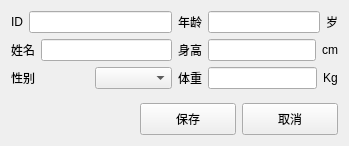
<?xml version="1.0" encoding="UTF-8"?>
<ui version="4.0">
 <class>SubjWidget</class>
 <widget class="QWidget" name="SubjWidget">
  <property name="geometry">
   <rect>
    <x>0</x>
    <y>0</y>
    <width>349</width>
    <height>146</height>
   </rect>
  </property>
  <property name="windowTitle">
   <string>主题</string>
  </property>
  <layout class="QVBoxLayout" name="verticalLayout_3">
   <item>
    <layout class="QHBoxLayout" name="horizontalLayout_8">
     <item>
      <layout class="QVBoxLayout" name="verticalLayout">
       <item>
        <layout class="QHBoxLayout" name="horizontalLayout">
         <item>
          <widget class="QLabel" name="_idLabel">
           <property name="minimumSize">
            <size>
             <width>0</width>
             <height>0</height>
            </size>
           </property>
           <property name="maximumSize">
            <size>
             <width>16777215</width>
             <height>16777215</height>
            </size>
           </property>
           <property name="text">
            <string>ID</string>
           </property>
          </widget>
         </item>
         <item>
          <widget class="QLineEdit" name="_idLineEdit"/>
         </item>
        </layout>
       </item>
       <item>
        <layout class="QHBoxLayout" name="horizontalLayout_2">
         <item>
          <widget class="QLabel" name="_nameLabel">
           <property name="minimumSize">
            <size>
             <width>0</width>
             <height>0</height>
            </size>
           </property>
           <property name="maximumSize">
            <size>
             <width>16777215</width>
             <height>16777215</height>
            </size>
           </property>
           <property name="text">
            <string>姓名</string>
           </property>
          </widget>
         </item>
         <item>
          <widget class="QLineEdit" name="_nameLineEdit"/>
         </item>
        </layout>
       </item>
       <item>
        <layout class="QHBoxLayout" name="horizontalLayout_3">
         <item>
          <widget class="QLabel" name="_sexLabel">
           <property name="minimumSize">
            <size>
             <width>0</width>
             <height>0</height>
            </size>
           </property>
           <property name="maximumSize">
            <size>
             <width>16777215</width>
             <height>16777215</height>
            </size>
           </property>
           <property name="text">
            <string>性别</string>
           </property>
          </widget>
         </item>
         <item>
          <widget class="QComboBox" name="_sexComboBox">
           <property name="minimumSize">
            <size>
             <width>0</width>
             <height>0</height>
            </size>
           </property>
          </widget>
         </item>
        </layout>
       </item>
      </layout>
     </item>
     <item>
      <layout class="QVBoxLayout" name="verticalLayout_2">
       <item>
        <layout class="QHBoxLayout" name="horizontalLayout_4">
         <item>
          <widget class="QLabel" name="_ageLabel">
           <property name="text">
            <string>年龄</string>
           </property>
          </widget>
         </item>
         <item>
          <widget class="QLineEdit" name="_ageLineEdit"/>
         </item>
         <item>
          <widget class="QLabel" name="_yearLabel">
           <property name="text">
            <string>岁</string>
           </property>
          </widget>
         </item>
        </layout>
       </item>
       <item>
        <layout class="QHBoxLayout" name="horizontalLayout_5">
         <item>
          <widget class="QLabel" name="_heightLabel">
           <property name="text">
            <string>身高</string>
           </property>
          </widget>
         </item>
         <item>
          <widget class="QLineEdit" name="_heightLineEdit"/>
         </item>
         <item>
          <widget class="QLabel" name="_cmLabel">
           <property name="text">
            <string>cm</string>
           </property>
          </widget>
         </item>
        </layout>
       </item>
       <item>
        <layout class="QHBoxLayout" name="horizontalLayout_6">
         <item>
          <widget class="QLabel" name="_weightLabel">
           <property name="text">
            <string>体重</string>
           </property>
          </widget>
         </item>
         <item>
          <widget class="QLineEdit" name="_weightLineEdit"/>
         </item>
         <item>
          <widget class="QLabel" name="_kgLabel">
           <property name="text">
            <string>Kg</string>
           </property>
          </widget>
         </item>
        </layout>
       </item>
      </layout>
     </item>
    </layout>
   </item>
   <item>
    <spacer name="verticalSpacer">
     <property name="orientation">
      <enum>Qt::Vertical</enum>
     </property>
     <property name="sizeHint" stdset="0">
      <size>
       <width>20</width>
       <height>40</height>
      </size>
     </property>
    </spacer>
   </item>
   <item>
    <layout class="QHBoxLayout" name="horizontalLayout_7">
     <item>
      <spacer name="horizontalSpacer">
       <property name="orientation">
        <enum>Qt::Horizontal</enum>
       </property>
       <property name="sizeHint" stdset="0">
        <size>
         <width>40</width>
         <height>20</height>
        </size>
       </property>
      </spacer>
     </item>
     <item>
      <widget class="QPushButton" name="_savePushButton">
       <property name="minimumSize">
        <size>
         <width>96</width>
         <height>32</height>
        </size>
       </property>
       <property name="text">
        <string>保存</string>
       </property>
      </widget>
     </item>
     <item>
      <widget class="QPushButton" name="_cancelPushButton">
       <property name="minimumSize">
        <size>
         <width>96</width>
         <height>32</height>
        </size>
       </property>
       <property name="text">
        <string>取消</string>
       </property>
      </widget>
     </item>
    </layout>
   </item>
  </layout>
 </widget>
 <resources/>
 <connections/>
</ui>
